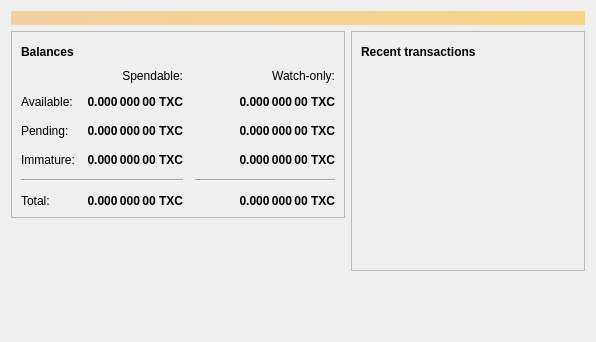
<?xml version="1.0" encoding="UTF-8"?>
<ui version="4.0">
 <class>OverviewPage</class>
 <widget class="QWidget" name="OverviewPage">
  <property name="geometry">
   <rect>
    <x>0</x>
    <y>0</y>
    <width>596</width>
    <height>342</height>
   </rect>
  </property>
  <property name="windowTitle">
   <string>Form</string>
  </property>
  <layout class="QVBoxLayout" name="topLayout">
   <item>
    <widget class="QLabel" name="labelAlerts">
     <property name="visible">
      <bool>false</bool>
     </property>
     <property name="styleSheet">
      <string notr="true">QLabel { background-color: qlineargradient(x1: 0, y1: 0, x2: 1, y2: 0, stop:0 #F0D0A0, stop:1 #F8D488); color:#000000; }</string>
     </property>
     <property name="wordWrap">
      <bool>true</bool>
     </property>
     <property name="margin">
      <number>3</number>
     </property>
     <property name="textInteractionFlags">
      <set>Qt::TextSelectableByMouse</set>
     </property>
    </widget>
   </item>
   <item>
    <layout class="QHBoxLayout" name="horizontalLayout" stretch="1,1">
     <item>
      <layout class="QVBoxLayout" name="verticalLayout_2">
       <item>
        <widget class="QFrame" name="frame">
         <property name="frameShape">
          <enum>QFrame::StyledPanel</enum>
         </property>
         <property name="frameShadow">
          <enum>QFrame::Raised</enum>
         </property>
         <layout class="QVBoxLayout" name="verticalLayout_4">
          <item>
           <layout class="QHBoxLayout" name="horizontalLayout_4">
            <item>
             <widget class="QLabel" name="label_5">
              <property name="font">
               <font>
                <weight>75</weight>
                <bold>true</bold>
               </font>
              </property>
              <property name="text">
               <string>Balances</string>
              </property>
             </widget>
            </item>
            <item>
             <widget class="QPushButton" name="labelWalletStatus">
              <property name="enabled">
               <bool>true</bool>
              </property>
              <property name="maximumSize">
               <size>
                <width>30</width>
                <height>16777215</height>
               </size>
              </property>
              <property name="toolTip">
               <string>The displayed information may be out of date. Your wallet automatically synchronizes with the Txocoin network after a connection is established, but this process has not completed yet.</string>
              </property>
              <property name="text">
               <string/>
              </property>
              <property name="icon">
               <iconset resource="../bitcoin.qrc">
                <normaloff>:/icons/warning</normaloff>
                <disabledoff>:/icons/warning</disabledoff>:/icons/warning</iconset>
              </property>
              <property name="iconSize">
               <size>
                <width>24</width>
                <height>24</height>
               </size>
              </property>
              <property name="flat">
               <bool>true</bool>
              </property>
             </widget>
            </item>
            <item>
             <spacer name="horizontalSpacer_3">
              <property name="orientation">
               <enum>Qt::Horizontal</enum>
              </property>
              <property name="sizeHint" stdset="0">
               <size>
                <width>40</width>
                <height>20</height>
               </size>
              </property>
             </spacer>
            </item>
           </layout>
          </item>
          <item>
           <layout class="QGridLayout" name="gridLayout">
            <property name="spacing">
             <number>12</number>
            </property>
            <item row="2" column="2">
             <widget class="QLabel" name="labelWatchPending">
              <property name="font">
               <font>
                <weight>75</weight>
                <bold>true</bold>
               </font>
              </property>
              <property name="cursor">
               <cursorShape>IBeamCursor</cursorShape>
              </property>
              <property name="toolTip">
               <string>Unconfirmed transactions to watch-only addresses</string>
              </property>
              <property name="text">
               <string notr="true">0.000 000 00 TXC</string>
              </property>
              <property name="alignment">
               <set>Qt::AlignRight|Qt::AlignTrailing|Qt::AlignVCenter</set>
              </property>
              <property name="textInteractionFlags">
               <set>Qt::LinksAccessibleByMouse|Qt::TextSelectableByKeyboard|Qt::TextSelectableByMouse</set>
              </property>
             </widget>
            </item>
            <item row="2" column="1">
             <widget class="QLabel" name="labelUnconfirmed">
              <property name="font">
               <font>
                <weight>75</weight>
                <bold>true</bold>
               </font>
              </property>
              <property name="cursor">
               <cursorShape>IBeamCursor</cursorShape>
              </property>
              <property name="toolTip">
               <string>Total of transactions that have yet to be confirmed, and do not yet count toward the spendable balance</string>
              </property>
              <property name="text">
               <string notr="true">0.000 000 00 TXC</string>
              </property>
              <property name="alignment">
               <set>Qt::AlignRight|Qt::AlignTrailing|Qt::AlignVCenter</set>
              </property>
              <property name="textInteractionFlags">
               <set>Qt::LinksAccessibleByMouse|Qt::TextSelectableByKeyboard|Qt::TextSelectableByMouse</set>
              </property>
             </widget>
            </item>
            <item row="3" column="2">
             <widget class="QLabel" name="labelWatchImmature">
              <property name="font">
               <font>
                <weight>75</weight>
                <bold>true</bold>
               </font>
              </property>
              <property name="cursor">
               <cursorShape>IBeamCursor</cursorShape>
              </property>
              <property name="toolTip">
               <string>Mined balance in watch-only addresses that has not yet matured</string>
              </property>
              <property name="text">
               <string notr="true">0.000 000 00 TXC</string>
              </property>
              <property name="alignment">
               <set>Qt::AlignRight|Qt::AlignTrailing|Qt::AlignVCenter</set>
              </property>
              <property name="textInteractionFlags">
               <set>Qt::LinksAccessibleByMouse|Qt::TextSelectableByKeyboard|Qt::TextSelectableByMouse</set>
              </property>
             </widget>
            </item>
            <item row="4" column="0" colspan="2">
             <widget class="Line" name="line">
              <property name="orientation">
               <enum>Qt::Horizontal</enum>
              </property>
             </widget>
            </item>
            <item row="4" column="2">
             <widget class="Line" name="lineWatchBalance">
              <property name="sizePolicy">
               <sizepolicy hsizetype="Preferred" vsizetype="Fixed">
                <horstretch>0</horstretch>
                <verstretch>0</verstretch>
               </sizepolicy>
              </property>
              <property name="minimumSize">
               <size>
                <width>140</width>
                <height>0</height>
               </size>
              </property>
              <property name="orientation">
               <enum>Qt::Horizontal</enum>
              </property>
             </widget>
            </item>
            <item row="5" column="0">
             <widget class="QLabel" name="labelTotalText">
              <property name="text">
               <string>Total:</string>
              </property>
             </widget>
            </item>
            <item row="3" column="1">
             <widget class="QLabel" name="labelImmature">
              <property name="font">
               <font>
                <weight>75</weight>
                <bold>true</bold>
               </font>
              </property>
              <property name="cursor">
               <cursorShape>IBeamCursor</cursorShape>
              </property>
              <property name="toolTip">
               <string>Mined balance that has not yet matured</string>
              </property>
              <property name="text">
               <string notr="true">0.000 000 00 TXC</string>
              </property>
              <property name="alignment">
               <set>Qt::AlignRight|Qt::AlignTrailing|Qt::AlignVCenter</set>
              </property>
              <property name="textInteractionFlags">
               <set>Qt::LinksAccessibleByMouse|Qt::TextSelectableByKeyboard|Qt::TextSelectableByMouse</set>
              </property>
             </widget>
            </item>
            <item row="2" column="3">
             <spacer name="horizontalSpacer_2">
              <property name="orientation">
               <enum>Qt::Horizontal</enum>
              </property>
              <property name="sizeHint" stdset="0">
               <size>
                <width>40</width>
                <height>20</height>
               </size>
              </property>
             </spacer>
            </item>
            <item row="3" column="0">
             <widget class="QLabel" name="labelImmatureText">
              <property name="text">
               <string>Immature:</string>
              </property>
             </widget>
            </item>
            <item row="5" column="1">
             <widget class="QLabel" name="labelTotal">
              <property name="font">
               <font>
                <weight>75</weight>
                <bold>true</bold>
               </font>
              </property>
              <property name="cursor">
               <cursorShape>IBeamCursor</cursorShape>
              </property>
              <property name="toolTip">
               <string>Your current total balance</string>
              </property>
              <property name="text">
               <string notr="true">0.000 000 00 TXC</string>
              </property>
              <property name="alignment">
               <set>Qt::AlignRight|Qt::AlignTrailing|Qt::AlignVCenter</set>
              </property>
              <property name="textInteractionFlags">
               <set>Qt::LinksAccessibleByMouse|Qt::TextSelectableByKeyboard|Qt::TextSelectableByMouse</set>
              </property>
             </widget>
            </item>
            <item row="5" column="2">
             <widget class="QLabel" name="labelWatchTotal">
              <property name="font">
               <font>
                <weight>75</weight>
                <bold>true</bold>
               </font>
              </property>
              <property name="cursor">
               <cursorShape>IBeamCursor</cursorShape>
              </property>
              <property name="toolTip">
               <string>Current total balance in watch-only addresses</string>
              </property>
              <property name="text">
               <string notr="true">0.000 000 00 TXC</string>
              </property>
              <property name="alignment">
               <set>Qt::AlignRight|Qt::AlignTrailing|Qt::AlignVCenter</set>
              </property>
              <property name="textInteractionFlags">
               <set>Qt::LinksAccessibleByMouse|Qt::TextSelectableByKeyboard|Qt::TextSelectableByMouse</set>
              </property>
             </widget>
            </item>
            <item row="0" column="2">
             <widget class="QLabel" name="labelWatchonly">
              <property name="text">
               <string>Watch-only:</string>
              </property>
              <property name="alignment">
               <set>Qt::AlignRight|Qt::AlignTrailing|Qt::AlignVCenter</set>
              </property>
             </widget>
            </item>
            <item row="1" column="0">
             <widget class="QLabel" name="labelBalanceText">
              <property name="text">
               <string>Available:</string>
              </property>
             </widget>
            </item>
            <item row="1" column="1">
             <widget class="QLabel" name="labelBalance">
              <property name="font">
               <font>
                <weight>75</weight>
                <bold>true</bold>
               </font>
              </property>
              <property name="cursor">
               <cursorShape>IBeamCursor</cursorShape>
              </property>
              <property name="toolTip">
               <string>Your current spendable balance</string>
              </property>
              <property name="text">
               <string notr="true">0.000 000 00 TXC</string>
              </property>
              <property name="alignment">
               <set>Qt::AlignRight|Qt::AlignTrailing|Qt::AlignVCenter</set>
              </property>
              <property name="textInteractionFlags">
               <set>Qt::LinksAccessibleByMouse|Qt::TextSelectableByKeyboard|Qt::TextSelectableByMouse</set>
              </property>
             </widget>
            </item>
            <item row="1" column="2">
             <widget class="QLabel" name="labelWatchAvailable">
              <property name="font">
               <font>
                <weight>75</weight>
                <bold>true</bold>
               </font>
              </property>
              <property name="cursor">
               <cursorShape>IBeamCursor</cursorShape>
              </property>
              <property name="toolTip">
               <string>Your current balance in watch-only addresses</string>
              </property>
              <property name="text">
               <string notr="true">0.000 000 00 TXC</string>
              </property>
              <property name="alignment">
               <set>Qt::AlignRight|Qt::AlignTrailing|Qt::AlignVCenter</set>
              </property>
              <property name="textInteractionFlags">
               <set>Qt::LinksAccessibleByMouse|Qt::TextSelectableByKeyboard|Qt::TextSelectableByMouse</set>
              </property>
             </widget>
            </item>
            <item row="2" column="0">
             <widget class="QLabel" name="labelPendingText">
              <property name="text">
               <string>Pending:</string>
              </property>
             </widget>
            </item>
            <item row="0" column="1">
             <widget class="QLabel" name="labelSpendable">
              <property name="text">
               <string>Spendable:</string>
              </property>
              <property name="alignment">
               <set>Qt::AlignRight|Qt::AlignTrailing|Qt::AlignVCenter</set>
              </property>
             </widget>
            </item>
           </layout>
          </item>
         </layout>
        </widget>
       </item>
       <item>
        <spacer name="verticalSpacer">
         <property name="orientation">
          <enum>Qt::Vertical</enum>
         </property>
         <property name="sizeHint" stdset="0">
          <size>
           <width>20</width>
           <height>40</height>
          </size>
         </property>
        </spacer>
       </item>
      </layout>
     </item>
     <item>
      <layout class="QVBoxLayout" name="verticalLayout_3">
       <item>
        <widget class="QFrame" name="frame_2">
         <property name="frameShape">
          <enum>QFrame::StyledPanel</enum>
         </property>
         <property name="frameShadow">
          <enum>QFrame::Raised</enum>
         </property>
         <layout class="QVBoxLayout" name="verticalLayout">
          <item>
           <layout class="QHBoxLayout" name="horizontalLayout_2">
            <item>
             <widget class="QLabel" name="label_4">
              <property name="font">
               <font>
                <weight>75</weight>
                <bold>true</bold>
               </font>
              </property>
              <property name="text">
               <string>Recent transactions</string>
              </property>
             </widget>
            </item>
            <item>
             <widget class="QPushButton" name="labelTransactionsStatus">
              <property name="enabled">
               <bool>true</bool>
              </property>
              <property name="maximumSize">
               <size>
                <width>30</width>
                <height>16777215</height>
               </size>
              </property>
              <property name="toolTip">
               <string>The displayed information may be out of date. Your wallet automatically synchronizes with the Txocoin network after a connection is established, but this process has not completed yet.</string>
              </property>
              <property name="text">
               <string/>
              </property>
              <property name="icon">
               <iconset resource="../bitcoin.qrc">
                <normaloff>:/icons/warning</normaloff>
                <disabledoff>:/icons/warning</disabledoff>:/icons/warning</iconset>
              </property>
              <property name="iconSize">
               <size>
                <width>24</width>
                <height>24</height>
               </size>
              </property>
              <property name="flat">
               <bool>true</bool>
              </property>
             </widget>
            </item>
            <item>
             <spacer name="horizontalSpacer">
              <property name="orientation">
               <enum>Qt::Horizontal</enum>
              </property>
              <property name="sizeHint" stdset="0">
               <size>
                <width>40</width>
                <height>20</height>
               </size>
              </property>
             </spacer>
            </item>
           </layout>
          </item>
          <item>
           <widget class="QListView" name="listTransactions">
            <property name="styleSheet">
             <string notr="true">QListView { background: transparent; }</string>
            </property>
            <property name="frameShape">
             <enum>QFrame::NoFrame</enum>
            </property>
            <property name="verticalScrollBarPolicy">
             <enum>Qt::ScrollBarAlwaysOff</enum>
            </property>
            <property name="horizontalScrollBarPolicy">
             <enum>Qt::ScrollBarAlwaysOff</enum>
            </property>
            <property name="selectionMode">
             <enum>QAbstractItemView::NoSelection</enum>
            </property>
           </widget>
          </item>
         </layout>
        </widget>
       </item>
       <item>
        <spacer name="verticalSpacer_2">
         <property name="orientation">
          <enum>Qt::Vertical</enum>
         </property>
         <property name="sizeHint" stdset="0">
          <size>
           <width>20</width>
           <height>40</height>
          </size>
         </property>
        </spacer>
       </item>
      </layout>
     </item>
    </layout>
   </item>
  </layout>
 </widget>
 <resources/>
 <connections/>
</ui>
